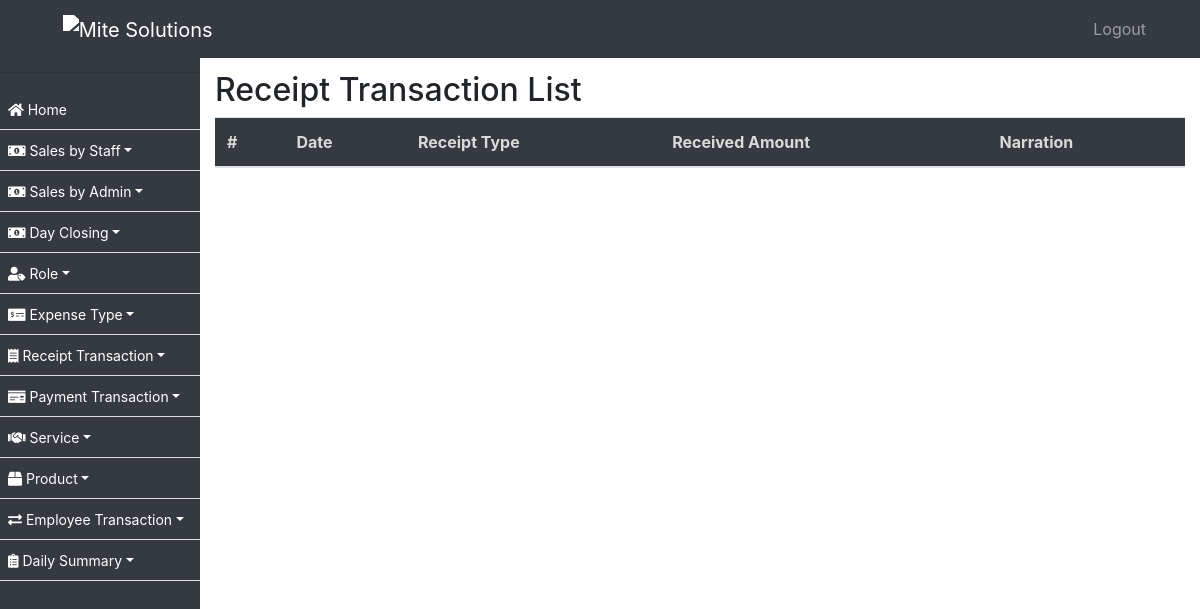
/receipt-transaction/, run on an earlier commit of the app's database.
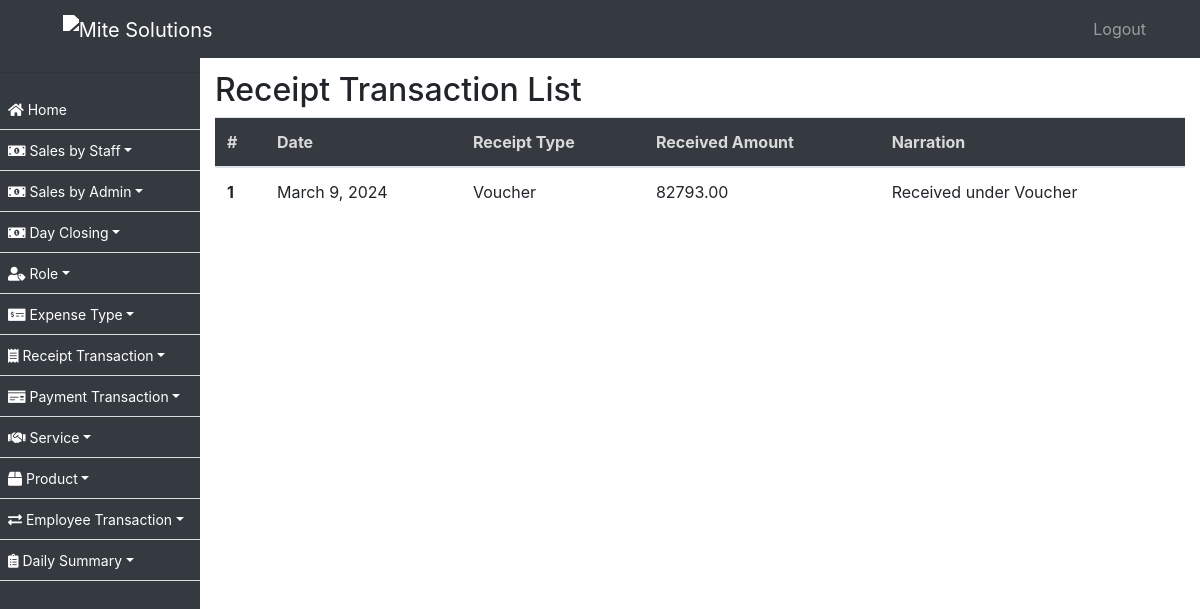
And on a later commit of the database.
### ezshopapp/models.py (models this page shows, shortened)
class ReceiptTransaction(models.Model):
    date = models.DateField()
    receipt_type = models.ForeignKey(ReceiptType, on_delete=models.CASCADE)
    received_amount = models.DecimalField(max_digits=10, decimal_places=2)
    narration = models.TextField()
    created_on = models.DateTimeField(auto_now_add=True, null=True)

class ReceiptType(models.Model):
    name = models.CharField(max_length=255)
    created_on = models.DateTimeField(auto_now_add=True, null=True)

### ezshopapp/views.py (the view)
# urls.py: path('receipt-transaction/', ReceiptTransactionListView.as_view(), name='receipt_transaction_list'),
class ReceiptTransactionListView(ListView):
    model = ReceiptTransaction
    template_name = 'receipt_transaction_list.html'

### ezshopapp/templates/receipt_transaction_list.html (shortened to what this page needs)
{% extends 'base.html' %}
{% block content %}
  <h2>Receipt Transaction List</h2>
  <table class="table">
    <thead>
      <tr>
        <th scope="col">#</th>
        <th scope="col">Date</th>
        <th scope="col">Receipt Type</th>
        <th scope="col">Received Amount</th>
        <th scope="col">Narration</th>
      </tr>
    </thead>
    <tbody>
      {% for receipt_transaction in object_list %}
        <tr>
          <th scope="row">{{ forloop.counter }}</th>
          <td>{{ receipt_transaction.date }}</td>
          <td>{{ receipt_transaction.receipt_type.name }}</td>
          <td>{{ receipt_transaction.received_amount }}</td>
          <td>{{ receipt_transaction.narration }}</td>
        </tr>
      {% endfor %}
    </tbody>
  </table>
{% endblock %}

What changed in the data, as far as the page shows it:
added ReceiptTransaction: date "March 9, 2024", receipt_type.name "Voucher", received_amount "82793.00", narration "Received under Voucher"
